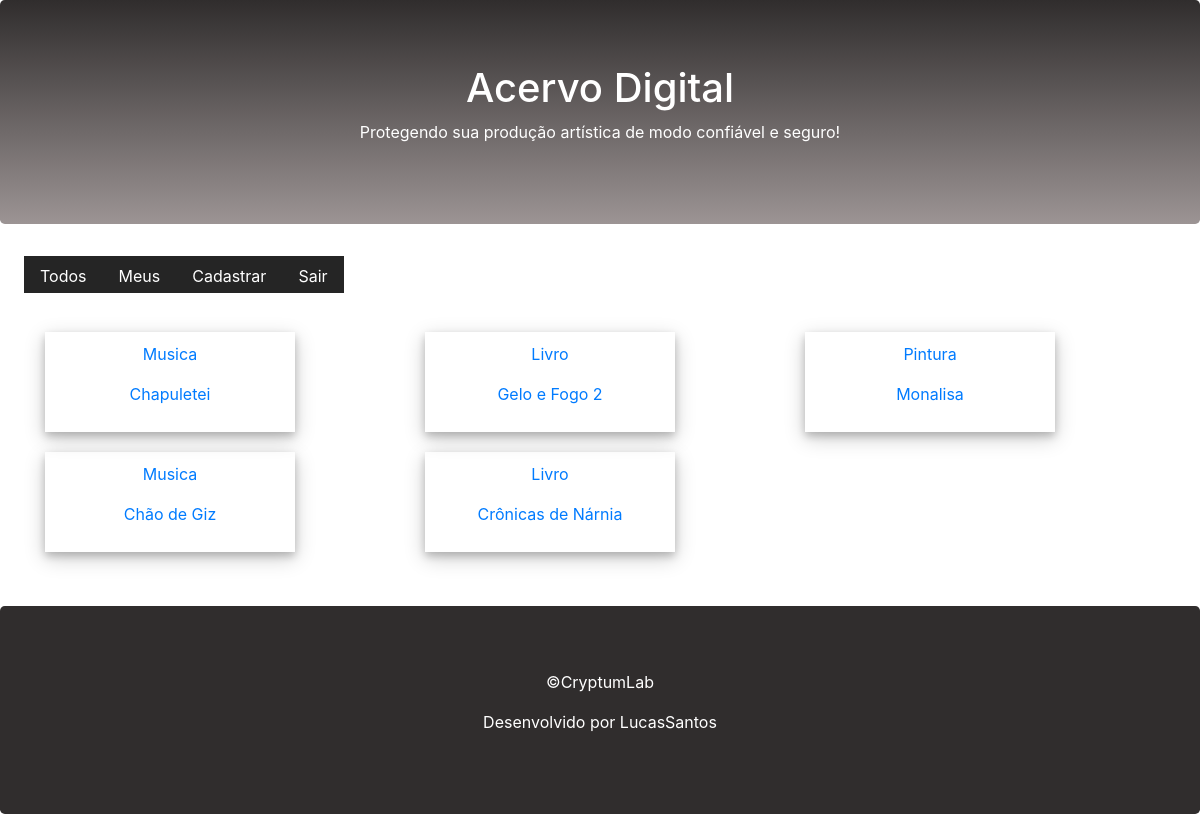
The page /obra/all/ (signed in) on the database as committed earlier.
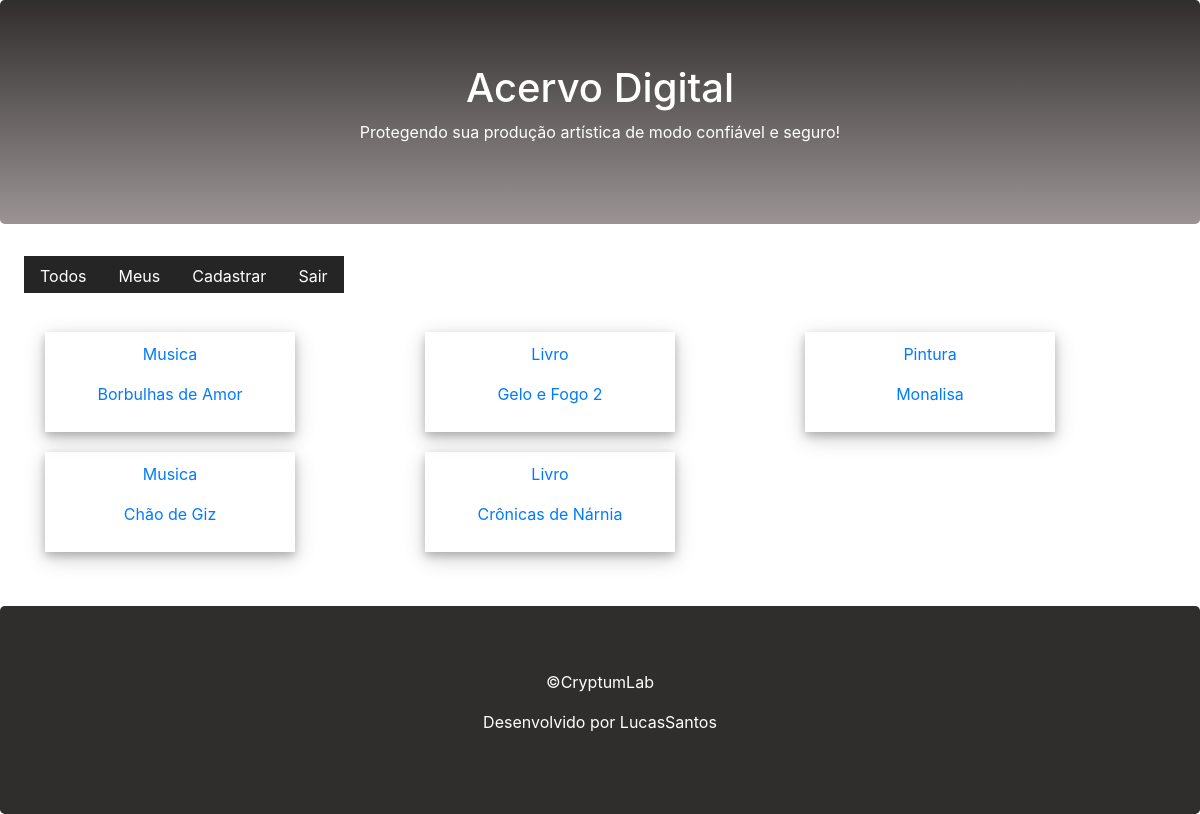
The same page on the database as committed later.
### proj/models.py (models this page shows, shortened)
class Acervo(models.Model):
    tipoObra = models.CharField(max_length=11)
    tituloObra = models.CharField(max_length=20)
    description = models.TextField()
    begin_date = models.DateField(auto_now_add=True)
    active = models.BooleanField(default=True)
    user = models.ForeignKey(User, on_delete=models.CASCADE)
    class Meta:
        db_table = 'acervo'

### proj/views.py (the view)
# urls.py: path('obra/all/',views.list_all_obras),
@login_required(login_url='/login/')
def list_all_obras(request):
    acervo = Acervo.objects.filter(active=True)
    return render(request, 'home.html', {'acervo' :acervo})

### templates/home.html (shortened to what this page needs)
{% extends "model-page.html" %}
{% block content %}
   <div class="container mb-4">
       <div class="row">
           {% for a in acervo %}
           <div class="col-sm-4">
               <a href="../detail/{{a.id}}">
                    <div class="polaroid">
                        <div class="container">
                            <p>{{a.tipoObra}}</p>
                            <p>{{a.tituloObra}}</p>
                        </div>
                    </div>
                </a>
            </div>
           {% endfor %}
       </div>
   </div>
{% endblock %}

Rows that differ between the two databases and show on the page:
changed Acervo: tituloObra "Chapuletei" → "Borbulhas de Amor"
